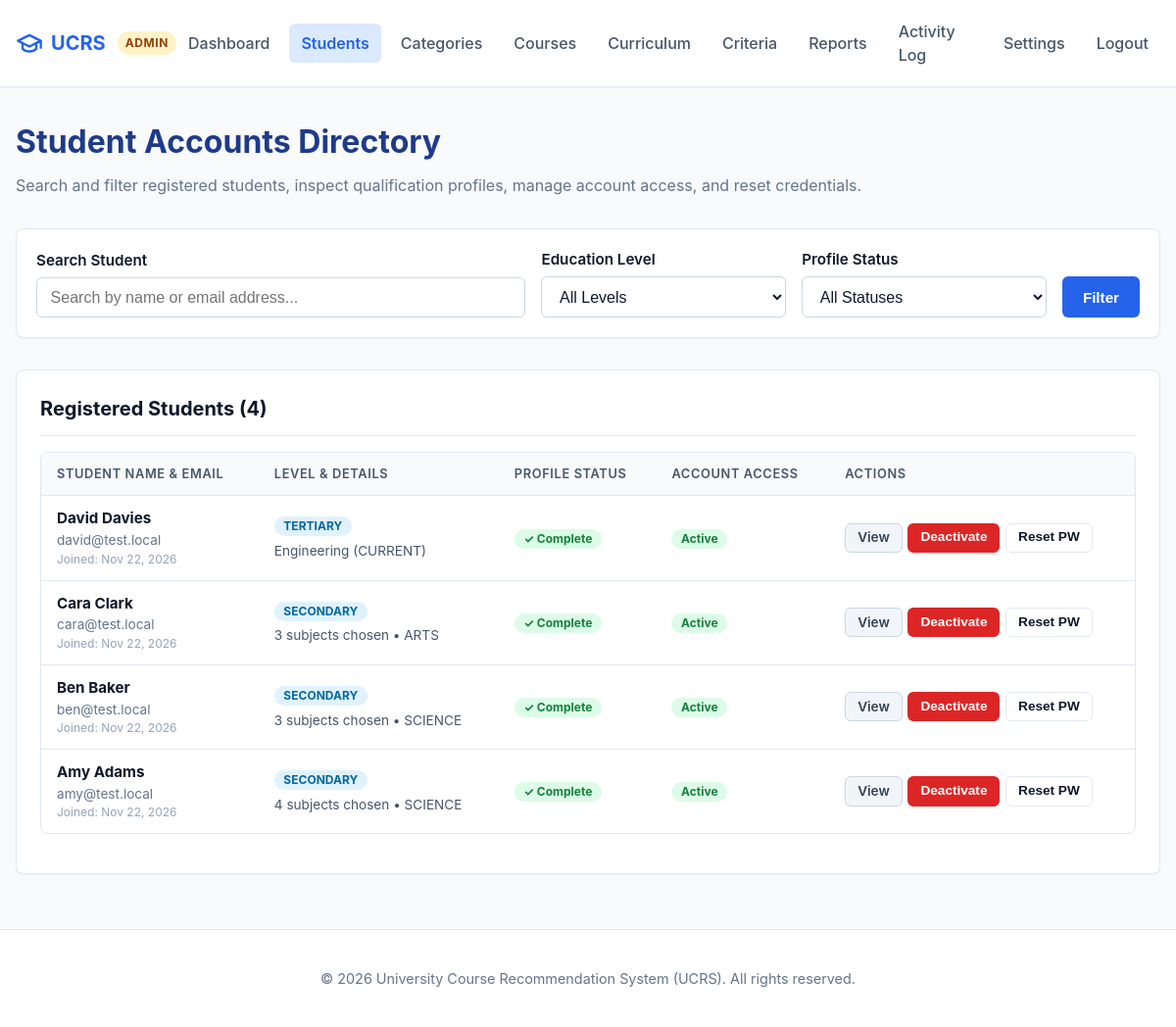
The app's page /admin/students.php (signed in) with its own data.
### tables this page shows
CREATE TABLE IF NOT EXISTS student_profiles (
    user_id INT PRIMARY KEY,
    stream ENUM('SCIENCE', 'BUSINESS', 'ARTS', 'OTHER') NULL,
    program_id INT NULL,
    program_status ENUM('CURRENT', 'COMPLETED') NULL,
    updated_at TIMESTAMP DEFAULT CURRENT_TIMESTAMP ON UPDATE CURRENT_TIMESTAMP,
    FOREIGN KEY (user_id) REFERENCES users(id) ON DELETE CASCADE,
    FOREIGN KEY (program_id) REFERENCES programs(id) ON DELETE SET NULL
);

CREATE TABLE IF NOT EXISTS users (
    id INT AUTO_INCREMENT PRIMARY KEY,
    full_name VARCHAR(100) NOT NULL,
    email VARCHAR(150) NOT NULL UNIQUE,
    password_hash VARCHAR(255) NOT NULL,
    role ENUM('STUDENT', 'ADMIN') NOT NULL DEFAULT 'STUDENT',
    education_level ENUM('SECONDARY', 'TERTIARY') NULL,
    is_active TINYINT(1) NOT NULL DEFAULT 1,
    failed_logins INT NOT NULL DEFAULT 0,
    locked_until DATETIME NULL,
    created_at TIMESTAMP DEFAULT CURRENT_TIMESTAMP
);

CREATE TABLE IF NOT EXISTS programs (
    id INT AUTO_INCREMENT PRIMARY KEY,
    name VARCHAR(100) NOT NULL UNIQUE,
    is_active TINYINT(1) NOT NULL DEFAULT 1
);

### includes/config.php (called while the page is built, shortened)
<?php
function app_url(string $path = ''): string {
    static $base = null;
    if ($base === null) {
        $docRoot = isset($_SERVER['DOCUMENT_ROOT']) ? str_replace('\\', '/', realpath($_SERVER['DOCUMENT_ROOT'])) : '';
        $appRoot = str_replace('\\', '/', realpath(APP_ROOT));
        if ($docRoot && str_starts_with($appRoot, $docRoot)) {
            $base = substr($appRoot, strlen($docRoot));
        } else {
            $script = str_replace('\\', '/', $_SERVER['SCRIPT_NAME'] ?? '');
            $parts = explode('/', trim($script, '/'));
            $base = !empty($parts) && $parts[0] !== 'index.php' ? '/' . $parts[0] : '';
        }
        $base = rtrim($base, '/');
    }
    $path = ltrim($path, '/');
    return ($base ? $base : '') . ($path !== '' ? '/' . $path : '');
}
function e(?string $value): string {
    return htmlspecialchars($value ?? '', ENT_QUOTES, 'UTF-8');
}

### includes/eligibility.php (called while the page is built, shortened)
<?php
require_once __DIR__ . '/config.php';
function check_profile_completeness(PDO $pdo, int $userId): array {
    $stmt = $pdo->prepare("SELECT id, full_name, email, education_level FROM users WHERE id = ?");
    $stmt->execute([$userId]);
    $user = $stmt->fetch();
    $educationLevel = $user['education_level'];
    $missing = [];
    if ($educationLevel === 'SECONDARY') {
        $stmtSettings = $pdo->query("SELECT setting_value FROM settings WHERE setting_key = 'min_subjects'");
        $minSubjects = (int)($stmtSettings->fetchColumn() ?: 3);
        $stmtSubs = $pdo->prepare("SELECT COUNT(*) FROM student_subjects WHERE user_id = ?");
        $stmtSubs->execute([$userId]);
        $subjectCount = (int)$stmtSubs->fetchColumn();
    } elseif ($educationLevel === 'TERTIARY') {
        $stmtProfile = $pdo->prepare("SELECT program_id, program_status FROM student_profiles WHERE user_id = ?");
        $stmtProfile->execute([$userId]);
        $profile = $stmtProfile->fetch();
    }
    return [
        'is_complete' => empty($missing),
        'education_level' => $educationLevel,
        'missing_items' => $missing
    ];
}

### admin/students.php (the view, shortened to what this page needs)
<?php
require_once __DIR__ . '/../includes/config.php';
require_once __DIR__ . '/../includes/auth.php';
require_once __DIR__ . '/../includes/eligibility.php';
$pdo = get_db();
$search = trim($_GET['search'] ?? '');
$query = "
    SELECT u.id, u.full_name, u.email, u.education_level, u.is_active, u.created_at,
           sp.stream, sp.program_id, sp.program_status, p.name AS program_name,
           (SELECT COUNT(*) FROM student_subjects ss WHERE ss.user_id = u.id) AS subject_count
    FROM users u
    LEFT JOIN student_profiles sp ON u.id = sp.user_id
    LEFT JOIN programs p ON sp.program_id = p.id
    WHERE u.role = 'STUDENT'
";
$params = [];
$query .= " ORDER BY u.created_at DESC, u.id DESC";
$stmt = $pdo->prepare($query);
$stmt->execute($params);
$rawStudents = $stmt->fetchAll();
$students = [];
foreach ($rawStudents as $s) {
    $comp = check_profile_completeness($pdo, (int)$s['id']);
    $s['is_complete'] = $comp['is_complete'];
    $s['missing_items'] = $comp['missing_items'];
    $students[] = $s;
}
require_once __DIR__ . '/../includes/header.php';
?>
<div style="margin-bottom: 2rem;">
    <h1 style="font-size: 2rem; margin: 0 0 0.5rem; color: #1e3a8a;">Student Accounts Directory</h1>
    <p style="color: var(--text-muted); margin: 0;">
        Search and filter registered students, inspect qualification profiles, manage account access, and reset credentials.
    </p>
</div>
<div class="card" style="padding: 1.25rem; margin-bottom: 2rem;">
    <form method="GET" action="<?= e(app_url('admin/students.php')) ?>" style="display: flex; gap: 1rem; align-items: flex-end; flex-wrap: wrap;">
        <div style="flex: 2; min-width: 220px;">
            <label for="search" class="form-label">Search Student</label>
            <input type="text" id="search" name="search" class="form-control" value="<?= e($search) ?>" placeholder="Search by name or email address...">
        </div>
        <div style="flex: 1; min-width: 170px;">
            <label for="level" class="form-label">Education Level</label>
            <select id="level" name="level" class="form-control">
                <option value="">All Levels</option>
            </select>
        </div>
        <div style="flex: 1; min-width: 170px;">
            <label for="status" class="form-label">Profile Status</label>
            <select id="status" name="status" class="form-control">
                <option value="">All Statuses</option>
            </select>
        </div>
        <div>
            <button type="submit" class="btn btn-primary">Filter</button>
        </div>
    </form>
</div>
<div class="card">
    <div class="card-header">
        <h2 class="card-title">Registered Students (<?= count($students) ?>)</h2>
    </div>
    <?php if (empty($students)): ?>
        <p style="color: var(--text-muted); text-align: center; padding: 2rem 0;">No student accounts match the specified criteria.</p>
    <?php else: ?>
        <div class="table-responsive">
            <table class="data-table">
                <thead>
                    <tr>
                        <th>Student Name &amp; Email</th>
                        <th>Level &amp; Details</th>
                        <th>Profile Status</th>
                        <th>Account Access</th>
                        <th>Actions</th>
                    </tr>
                </thead>
                <tbody>
                    <?php foreach ($students as $stu): ?>
                        <tr>
                            <td>
                                <strong><?= e($stu['full_name']) ?></strong>
                                <div style="font-size: 0.85rem; color: var(--text-muted);"><?= e($stu['email']) ?></div>
                                <div style="font-size: 0.75rem; color: #94a3b8;">Joined: <?= date('M d, Y', strtotime($stu['created_at'])) ?></div>
                            </td>
                            <td>
                                <span class="badge badge-info"><?= e($stu['education_level'] ?: 'Not set') ?></span>
                                <div style="font-size: 0.85rem; color: var(--secondary); margin-top: 0.25rem;">
                                    <?php if ($stu['education_level'] === 'SECONDARY'): ?>
                                        <?= (int)$stu['subject_count'] ?> subjects chosen
                                        <?= !empty($stu['stream']) ? ' &bull; ' . e($stu['stream']) : '' ?>
                                    <?php elseif ($stu['education_level'] === 'TERTIARY'): ?>
                                        <?= e($stu['program_name'] ?? 'No program') ?> (<?= e($stu['program_status'] ?? '') ?>)
                                    <?php endif; ?>
                                </div>
                            </td>
                            <td>
                                <?php if ($stu['is_complete']): ?>
                                    <span class="badge badge-success">&#10003; Complete</span>
                                <?php endif; ?>
                            </td>
                            <td>
                                <?php if ($stu['is_active']): ?>
                                    <span class="badge badge-success">Active</span>
                                <?php else: ?>
                                    <span class="badge badge-danger">Deactivated</span>
                                <?php endif; ?>
                            </td>
                            <td>
                                <div style="display: flex; gap: 0.35rem; flex-wrap: wrap; align-items: center;">
                                    <a href="<?= e(app_url('admin/student_view.php?id=' . $stu['id'])) ?>" class="btn btn-secondary btn-sm" title="View Profile & Recommended Courses">
                                        View
                                    </a>
                                    <form method="POST" action="<?= e(app_url('admin/students.php')) ?>" style="margin: 0;">
                                        <button type="submit" class="btn <?= $stu['is_active'] ? 'btn-danger' : 'btn-success' ?> btn-sm">
                                            <?= $stu['is_active'] ? 'Deactivate' : 'Reactivate' ?>
                                        </button>
                                    </form>
                                    <button type="button" class="btn btn-outline btn-sm" onclick="resetPassword(<?= (int)$stu['id'] ?>, '<?= e(addslashes($stu['full_name'])) ?>')">
                                        Reset PW
                                    </button>
                                </div>
                            </td>
                        </tr>
                    <?php endforeach; ?>
                </tbody>
            </table>
        </div>
    <?php endif; ?>
</div>
<?php require_once __DIR__ . '/../includes/footer.php'; ?>

### assets/css/style.css (style rules this page uses)
:root { --primary: #2563eb; --primary-hover: #1d4ed8; --primary-light: #eff6ff; --secondary: #475569; --secondary-hover: #334155; --success: #16a34a; --success-bg: #f0fdf4; --success-border: #bbf7d0; --danger: #dc2626; --danger-bg: #fef2f2; --danger-border: #fecaca; --warning: #d97706; --warning-bg: #fffbeb; --warning-border: #fde68a; --info: #0284c7; --info-bg: #f0f9ff; --info-border: #bae6fd; --text-main: #0f172a; --text-muted: #64748b; --bg-page: #f8fafc; --bg-card: #ffffff; --border-color: #e2e8f0; --border-radius: 8px; --shadow-sm: 0 1px 2px 0 rgba(0, 0, 0, 0.05); --shadow-md: 0 4px 6px -1px rgba(0, 0, 0, 0.1), 0 2px 4px -2px rgba(0, 0, 0, 0.1); --shadow-lg: 0 10px 15px -3px rgba(0, 0, 0, 0.1), 0 4px 6px -4px rgba(0, 0, 0, 0.1); --transition: all 0.2s ease-in-out; }
*, *::before, *::after { box-sizing: border-box; }
body { margin: 0; font-family: -apple-system, BlinkMacSystemFont, "Segoe UI", Roboto, "Helvetica Neue", Arial, sans-serif; font-size: 16px; line-height: 1.5; color: var(--text-main); background-color: var(--bg-page); display: flex; flex-direction: column; min-height: 100vh; }
a { color: var(--primary); text-decoration: none; transition: var(--transition); }
.card { background: var(--bg-card); border: 1px solid var(--border-color); border-radius: var(--border-radius); padding: 1.5rem; box-shadow: var(--shadow-sm); margin-bottom: 1.5rem; }
.card-header { border-bottom: 1px solid var(--border-color); padding-bottom: 0.75rem; margin-bottom: 1rem; display: flex; justify-content: space-between; align-items: center; flex-wrap: wrap; gap: 0.5rem; }
.card-title { margin: 0; font-size: 1.25rem; font-weight: 700; color: var(--text-main); }
.btn { display: inline-flex; align-items: center; justify-content: center; gap: 0.5rem; padding: 0.65rem 1.25rem; font-size: 0.95rem; font-weight: 600; border-radius: 6px; border: 1px solid transparent; cursor: pointer; transition: var(--transition); text-decoration: none; line-height: 1.25; }
.btn-primary { background-color: var(--primary); color: #ffffff; }
.btn-secondary { background-color: #f1f5f9; color: var(--secondary-hover); border-color: #cbd5e1; }
.btn-danger { background-color: var(--danger); color: #ffffff; }
.btn-outline { background-color: transparent; border-color: var(--border-color); color: var(--text-main); }
.btn-sm { padding: 0.35rem 0.75rem; font-size: 0.85rem; }
.form-label { display: block; margin-bottom: 0.35rem; font-weight: 600; font-size: 0.95rem; color: var(--text-main); }
.form-control { width: 100%; padding: 0.65rem 0.85rem; font-size: 1rem; border: 1px solid #cbd5e1; border-radius: 6px; background-color: #ffffff; color: var(--text-main); transition: var(--transition); }
.badge { display: inline-block; padding: 0.25rem 0.6rem; font-size: 0.75rem; font-weight: 700; line-height: 1; border-radius: 9999px; text-align: center; }
.badge-success { background-color: #dcfce7; color: #15803d; }
.badge-info { background-color: #e0f2fe; color: #0369a1; }
.table-responsive { width: 100%; overflow-x: auto; -webkit-overflow-scrolling: touch; margin-bottom: 1rem; border: 1px solid var(--border-color); border-radius: var(--border-radius); }
.data-table { width: 100%; border-collapse: collapse; text-align: left; font-size: 0.95rem; }
.data-table th, .data-table td { padding: 0.75rem 1rem; border-bottom: 1px solid var(--border-color); }
.data-table th { background-color: #f8fafc; font-weight: 600; color: var(--secondary); text-transform: uppercase; font-size: 0.8rem; letter-spacing: 0.05em; }
.data-table tbody tr:last-child td { border-bottom: none; }

### records on screen
student_profiles: user_id.full_name "David Davies", user_id.email "david@test.local", user_id.created_at "Nov 22, 2026", user_id.education_level "TERTIARY", program.name "Engineering", program_status "CURRENT"
student_profiles: user_id.full_name "Cara Clark", user_id.email "cara@test.local", user_id.created_at "Nov 22, 2026", user_id.education_level "SECONDARY", subject_count "3", stream "ARTS"
student_profiles: user_id.full_name "Ben Baker", user_id.email "ben@test.local", user_id.created_at "Nov 22, 2026", user_id.education_level "SECONDARY", subject_count "3", stream "SCIENCE"
student_profiles: user_id.full_name "Amy Adams", user_id.email "amy@test.local", user_id.created_at "Nov 22, 2026", user_id.education_level "SECONDARY", subject_count "4", stream "SCIENCE"

### other values on screen
$userRole "ADMIN"
count($students) "4"
